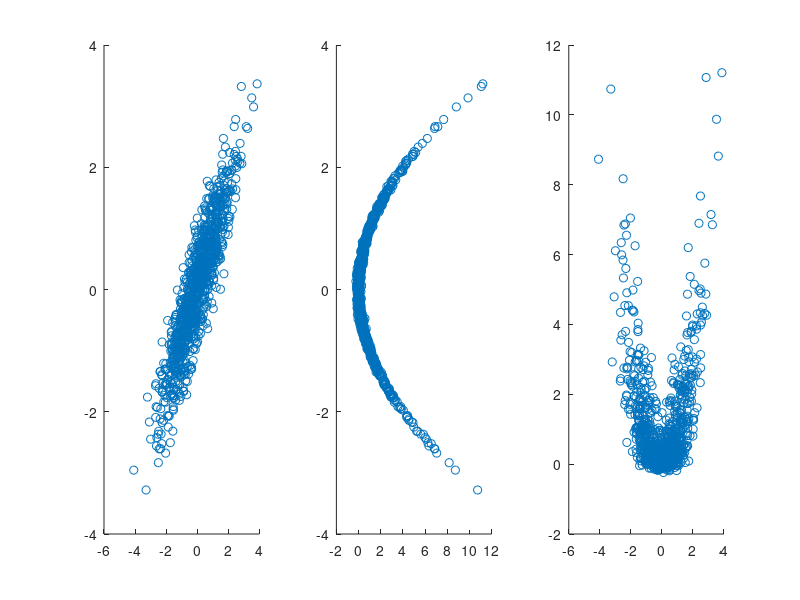

Source code (MATLAB): (Note: this script raises an error after producing the figure.)
%%
clear;
clc;
close all;

x = randn(1000,1);
y = randn(1000,1);
z = randn(1000,1);
x = 0.5*x + z;
y = 0.1*y + z.^2;

subplot(1,3,1); scatter(x,z);
subplot(1,3,2); scatter(y,z);
subplot(1,3,3); scatter(x,y);

%% Generate CI data w/ Z1, X, Y w/ some random dependencies
clear;
clc;
close all;

num_samps = 1000;
model = 'CI';
n = 1;

distX = makedist('Normal', 0, 1);
distY = makedist('Normal', 0, 1);
distZ = cell(n,1); distZ{1,1} = makedist('Normal', 0, 1);

fpre_XY = cell(1,2);  fpre_XY{1} = @opNo; fpre_XY{2} = @opNo;
fcmb_XY = cell(1,2);  fcmb_XY{1} = @(x)opWeightedSum(x, repmat([0.5 1], num_samps, 1));
                      fcmb_XY{2} = @(y)opWeightedSum(y, repmat([0.1 1], num_samps, 1));
fpost_XY = cell(1,2); fpost_XY{1} = @opNo; fpost_XY{2} = @opNo;

fpre_Z = cell(n, 2); fpre_Z{1,1} = @opNo; fpre_Z{1,2} = @(z)power(z,2);
fcmb_Z = cell(1, 2); fcmb_Z{1} = @opNo; fcmb_Z{2} = @opNo;
fpost_Z = cell(1,2); fpost_Z{1} = @opNo; fpost_Z{2} = @opNo;

[ X, Y, Z ] = gen_conditionaldata( num_samps, model, n, ...
    distX, distY, distZ, fpre_XY, fcmb_XY, fpost_XY, ...
    fpre_Z, fcmb_Z, fpost_Z );

subplot(1,3,1); scatter(X,Z);
subplot(1,3,2); scatter(Y,Z);
subplot(1,3,3); scatter(X,Y);

%% Generate CI data w/ Z1, X, Y w/ some random dependencies
clear;
clc;
close all;

num_samps = 1000;
model = 'CI';
n = 1;

distX = makedist('Normal', 0, 1);
distY = makedist('Normal', 0, 1);
distZ = cell(n,1); distZ{1,1} = makedist('Normal', 0, 1);

fpre_XY = cell(1,2);  fpre_XY{1} = @tanh; fpre_XY{2} = @(x)power(x,2);
fcmb_XY = cell(1,2);  fcmb_XY{1} = @(x)opWeightedSum(x, repmat([0.5 0.5],num_samps,1));
                      fcmb_XY{2} = @(y)opWeightedSum(y, repmat([0.5 0.5],num_samps,1));
fpost_XY = cell(1,2); fpost_XY{1} = @opNo; fpost_XY{2} = @opNo;

fpre_Z = cell(n, 1); fpre_Z{1} = @(x)opAffine(x,2,4);
fcmb_Z = @opNo;
fpost_Z = @opNo;

[ X, Y, Z ] = gen_conditionaldata( num_samps, model, n, ...
    distX, distY, distZ, fpre_XY, fcmb_XY, fpost_XY, ...
    fpre_Z, fcmb_Z, fpost_Z );

%% Generate nCI data w/ Z1, X, Y